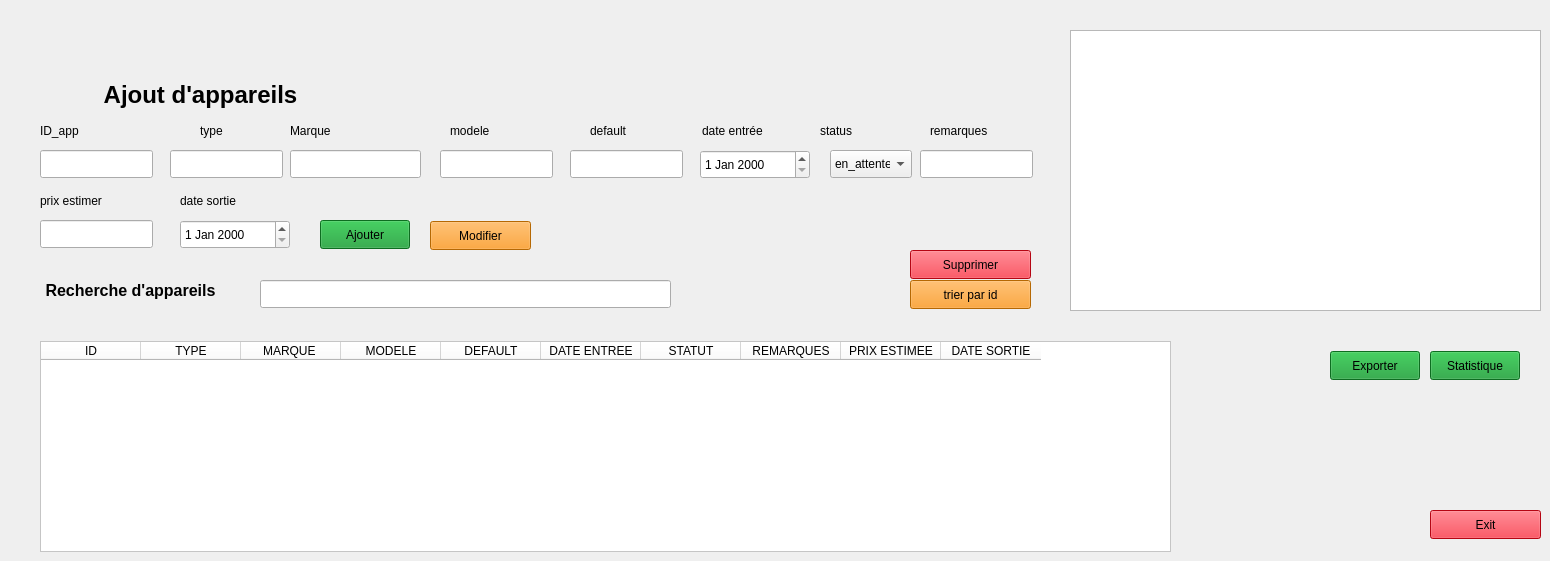
      <widget class="QWidget" name="appareil">
       <widget class="QPushButton" name="pushButton_Supprimer">
        <property name="geometry">
         <rect>
          <x>910</x>
          <y>250</y>
          <width>121</width>
          <height>29</height>
         </rect>
        </property>
        <property name="styleSheet">
         <string notr="true">background-color: rgb(253, 7, 27);</string>
        </property>
        <property name="text">
         <string>Supprimer</string>
        </property>
       </widget>
       <widget class="QLineEdit" name="lineEdit_ID">
        <property name="geometry">
         <rect>
          <x>40</x>
          <y>150</y>
          <width>113</width>
          <height>28</height>
         </rect>
        </property>
        <property name="styleSheet">
         <string notr="true">QLineEdit:focus {
    border: 1px solid #2D89EF;
    background-color: #000000;
}
</string>
        </property>
        <property name="text">
         <string/>
        </property>
       </widget>
       <widget class="QLineEdit" name="rech">
        <property name="geometry">
         <rect>
          <x>260</x>
          <y>280</y>
          <width>411</width>
          <height>28</height>
         </rect>
        </property>
        <property name="styleSheet">
         <string notr="true">QLineEdit:focus {
    border: 1px solid #2D89EF;
    background-color: #000000;
}
</string>
        </property>
        <property name="text">
         <string/>
        </property>
       </widget>
       <widget class="QLabel" name="label_4">
        <property name="geometry">
         <rect>
          <x>450</x>
          <y>121</y>
          <width>63</width>
          <height>20</height>
         </rect>
        </property>
        <property name="text">
         <string>modele</string>
        </property>
       </widget>
       <widget class="QPushButton" name="pushButton_Modifier">
        <property name="geometry">
         <rect>
          <x>430</x>
          <y>221</y>
          <width>101</width>
          <height>29</height>
         </rect>
        </property>
        <property name="styleSheet">
         <string notr="true">background-color: rgb(253, 145, 4);</string>
        </property>
        <property name="text">
         <string>Modifier</string>
        </property>
       </widget>
       <widget class="QPushButton" name="pushButton_4">
        <property name="geometry">
         <rect>
          <x>910</x>
          <y>280</y>
          <width>121</width>
          <height>29</height>
         </rect>
        </property>
        <property name="styleSheet">
         <string notr="true">background-color: rgb(253, 145, 4);</string>
        </property>
        <property name="text">
         <string>trier par id</string>
        </property>
       </widget>
       <widget class="QLabel" name="label_15">
        <property name="geometry">
         <rect>
          <x>40</x>
          <y>191</y>
          <width>91</width>
          <height>20</height>
         </rect>
        </property>
        <property name="text">
         <string>prix estimer</string>
        </property>
       </widget>
       <widget class="QDateEdit" name="dateEdit_Entree">
        <property name="geometry">
         <rect>
          <x>700</x>
          <y>150</y>
          <width>110</width>
          <height>29</height>
         </rect>
        </property>
       </widget>
       <widget class="QGraphicsView" name="widget_stats">
        <property name="geometry">
         <rect>
          <x>1070</x>
          <y>30</y>
          <width>471</width>
          <height>281</height>
         </rect>
        </property>
       </widget>
       <widget class="QComboBox" name="comboBox_Statut">
        <property name="geometry">
         <rect>
          <x>830</x>
          <y>150</y>
          <width>82</width>
          <height>28</height>
         </rect>
        </property>
        <item>
         <property name="text">
          <string>en_attente</string>
         </property>
        </item>
        <item>
         <property name="text">
          <string>en_cours</string>
         </property>
        </item>
        <item>
         <property name="text">
          <string>reparé</string>
         </property>
        </item>
       </widget>
       <widget class="QLabel" name="label_14">
        <property name="geometry">
         <rect>
          <x>180</x>
          <y>191</y>
          <width>91</width>
          <height>20</height>
         </rect>
        </property>
        <property name="text">
         <string>date sortie</string>
        </property>
       </widget>
       <widget class="QLabel" name="label_10">
        <property name="geometry">
         <rect>
          <x>590</x>
          <y>121</y>
          <width>63</width>
          <height>20</height>
         </rect>
        </property>
        <property name="text">
         <string>default</string>
        </property>
       </widget>
       <widget class="QPushButton" name="ShowStats">
        <property name="geometry">
         <rect>
          <x>1430</x>
          <y>351</y>
          <width>90</width>
          <height>29</height>
         </rect>
        </property>
        <property name="styleSheet">
         <string notr="true">background-color: rgb(18, 153, 45);</string>
        </property>
        <property name="text">
         <string>Statistique</string>
        </property>
       </widget>
       <widget class="QLineEdit" name="lineEdit_Type">
        <property name="geometry">
         <rect>
          <x>170</x>
          <y>150</y>
          <width>113</width>
          <height>28</height>
         </rect>
        </property>
        <property name="whatsThis">
         <string>&lt;html&gt;&lt;head/&gt;&lt;body&gt;&lt;p&gt;&lt;br/&gt;&lt;/p&gt;&lt;/body&gt;&lt;/html&gt;</string>
        </property>
        <property name="styleSheet">
         <string notr="true">QLineEdit:focus {
    border: 1px solid #2D89EF;
    background-color: #000000;
}

</string>
        </property>
        <property name="text">
         <string/>
        </property>
       </widget>
       <widget class="QLabel" name="label_11">
        <property name="geometry">
         <rect>
          <x>820</x>
          <y>121</y>
          <width>63</width>
          <height>20</height>
         </rect>
        </property>
        <property name="text">
         <string>status</string>
        </property>
       </widget>
       <widget class="QLabel" name="label">
        <property name="geometry">
         <rect>
          <x>40</x>
          <y>121</y>
          <width>63</width>
          <height>20</height>
         </rect>
        </property>
        <property name="text">
         <string>ID_app</string>
        </property>
       </widget>
       <widget class="QLineEdit" name="lineEdit_Defaut">
        <property name="geometry">
         <rect>
          <x>570</x>
          <y>150</y>
          <width>113</width>
          <height>28</height>
         </rect>
        </property>
        <property name="styleSheet">
         <string notr="true">QLineEdit:focus {
    border: 1px solid #2D89EF;
    background-color: #000000;
}
</string>
        </property>
       </widget>
       <widget class="QPushButton" name="aretour">
        <property name="geometry">
         <rect>
          <x>1430</x>
          <y>510</y>
          <width>111</width>
          <height>29</height>
         </rect>
        </property>
        <property name="styleSheet">
         <string notr="true">background-color: rgb(253, 7, 27);</string>
        </property>
        <property name="text">
         <string>Exit</string>
        </property>
       </widget>
       <widget class="QLabel" name="label_2">
        <property name="geometry">
         <rect>
          <x>200</x>
          <y>121</y>
          <width>63</width>
          <height>20</height>
         </rect>
        </property>
        <property name="text">
         <string>type</string>
        </property>
       </widget>
       <widget class="QLabel" name="label_12">
        <property name="geometry">
         <rect>
          <x>702</x>
          <y>121</y>
          <width>81</width>
          <height>20</height>
         </rect>
        </property>
        <property name="text">
         <string>date entrée</string>
        </property>
       </widget>
       <widget class="QLabel" name="label_9">
        <property name="geometry">
         <rect>
          <x>10</x>
          <y>270</y>
          <width>241</width>
          <height>41</height>
         </rect>
        </property>
        <property name="text">
         <string>&lt;html&gt;&lt;head/&gt;&lt;body&gt;&lt;p align=&quot;center&quot;&gt;&lt;span style=&quot; font-size:12pt; font-weight:700;&quot;&gt;Recherche d'appareils&lt;/span&gt;&lt;/p&gt;&lt;/body&gt;&lt;/html&gt;</string>
        </property>
       </widget>
       <widget class="QLineEdit" name="lineEdit_Modele">
        <property name="geometry">
         <rect>
          <x>440</x>
          <y>150</y>
          <width>113</width>
          <height>28</height>
         </rect>
        </property>
        <property name="styleSheet">
         <string notr="true">QLineEdit:focus {
    border: 1px solid #2D89EF;
    background-color: #000000;
}
</string>
        </property>
       </widget>
       <widget class="QLineEdit" name="lineEdit_Remarques">
        <property name="geometry">
         <rect>
          <x>920</x>
          <y>150</y>
          <width>113</width>
          <height>28</height>
         </rect>
        </property>
        <property name="styleSheet">
         <string notr="true">QLineEdit:focus {
    border: 1px solid #2D89EF;
    background-color: #000000;
}
</string>
        </property>
       </widget>
       <widget class="QLabel" name="label_6">
        <property name="geometry">
         <rect>
          <x>0</x>
          <y>70</y>
          <width>401</width>
          <height>51</height>
         </rect>
        </property>
        <property name="text">
         <string>&lt;html&gt;&lt;head/&gt;&lt;body&gt;&lt;p align=&quot;center&quot;&gt;&lt;span style=&quot; font-size:18pt; font-weight:700;&quot;&gt;Ajout d'appareils&lt;/span&gt;&lt;/p&gt;&lt;/body&gt;&lt;/html&gt;</string>
        </property>
       </widget>
       <widget class="QPushButton" name="pushButton_Ajouter">
        <property name="geometry">
         <rect>
          <x>320</x>
          <y>220</y>
          <width>90</width>
          <height>29</height>
         </rect>
        </property>
        <property name="styleSheet">
         <string notr="true">background-color: rgb(18, 153, 45);</string>
        </property>
        <property name="text">
         <string>Ajouter</string>
        </property>
       </widget>
       <widget class="QDateEdit" name="dateEdit_Estime">
        <property name="geometry">
         <rect>
          <x>180</x>
          <y>220</y>
          <width>110</width>
          <height>29</height>
         </rect>
        </property>
       </widget>
       <widget class="QLabel" name="label_13">
        <property name="geometry">
         <rect>
          <x>930</x>
          <y>121</y>
          <width>71</width>
          <height>20</height>
         </rect>
        </property>
        <property name="text">
         <string>remarques</string>
        </property>
       </widget>
       <widget class="QPushButton" name="ExporterPDF">
        <property name="geometry">
         <rect>
          <x>1330</x>
          <y>351</y>
          <width>90</width>
          <height>29</height>
         </rect>
        </property>
        <property name="styleSheet">
         <string notr="true">background-color: rgb(18, 153, 45);</string>
        </property>
        <property name="text">
         <string>Exporter</string>
        </property>
       </widget>
       <widget class="QTableWidget" name="tablewidget_Appareils">
        <property name="geometry">
         <rect>
          <x>40</x>
          <y>341</y>
          <width>1131</width>
          <height>211</height>
         </rect>
        </property>
        <property name="minimumSize">
         <size>
          <width>1131</width>
          <height>211</height>
         </size>
        </property>
        <property name="styleSheet">
         <string notr="true">background-color: rgb(255, 255, 255);
color: rgb(0, 0, 0);
</string>
        </property>
        <column>
         <property name="text">
          <string>ID</string>
         </property>
         <property name="background">
          <color>
           <red>255</red>
           <green>255</green>
           <blue>255</blue>
          </color>
         </property>
        </column>
        <column>
         <property name="text">
          <string>TYPE</string>
         </property>
         <property name="background">
          <color>
           <red>255</red>
           <green>255</green>
           <blue>255</blue>
          </color>
         </property>
        </column>
        <column>
         <property name="text">
          <string>MARQUE </string>
         </property>
         <property name="background">
          <color>
           <red>255</red>
           <green>255</green>
           <blue>255</blue>
          </color>
         </property>
        </column>
        <column>
         <property name="text">
          <string>MODELE</string>
         </property>
         <property name="background">
          <color>
           <red>255</red>
           <green>255</green>
           <blue>255</blue>
          </color>
         </property>
        </column>
        <column>
         <property name="text">
          <string>DEFAULT</string>
         </property>
         <property name="background">
          <color>
           <red>255</red>
           <green>255</green>
           <blue>255</blue>
          </color>
         </property>
        </column>
        <column>
         <property name="text">
          <string>DATE ENTREE</string>
         </property>
         <property name="background">
          <color>
           <red>255</red>
           <green>255</green>
           <blue>255</blue>
          </color>
         </property>
        </column>
        <column>
         <property name="text">
          <string>STATUT</string>
         </property>
         <property name="background">
          <color>
           <red>255</red>
           <green>255</green>
           <blue>255</blue>
          </color>
         </property>
        </column>
        <column>
         <property name="text">
          <string>REMARQUES</string>
         </property>
         <property name="background">
          <color>
           <red>255</red>
           <green>255</green>
           <blue>255</blue>
          </color>
         </property>
        </column>
        <column>
         <property name="text">
          <string>PRIX ESTIMEE</string>
         </property>
         <property name="background">
          <color>
           <red>255</red>
           <green>255</green>
           <blue>255</blue>
          </color>
         </property>
        </column>
        <column>
         <property name="text">
          <string>DATE SORTIE</string>
         </property>
         <property name="background">
          <color>
           <red>255</red>
           <green>255</green>
           <blue>255</blue>
          </color>
         </property>
        </column>
       </widget>
       <widget class="QLineEdit" name="lineEdit_Prix">
        <property name="geometry">
         <rect>
          <x>40</x>
          <y>220</y>
          <width>113</width>
          <height>28</height>
         </rect>
        </property>
        <property name="styleSheet">
         <string notr="true">QLineEdit:focus {
    border: 1px solid #2D89EF;
    background-color: #000000;
}
</string>
        </property>
       </widget>
       <widget class="QLineEdit" name="lineEdit_Marque">
        <property name="geometry">
         <rect>
          <x>290</x>
          <y>150</y>
          <width>131</width>
          <height>28</height>
         </rect>
        </property>
        <property name="styleSheet">
         <string notr="true">QLineEdit:focus {
    border: 1px solid #2D89EF;
    background-color: #000000;
}

</string>
        </property>
       </widget>
       <widget class="QLabel" name="label_3">
        <property name="geometry">
         <rect>
          <x>290</x>
          <y>121</y>
          <width>141</width>
          <height>20</height>
         </rect>
        </property>
        <property name="text">
         <string>Marque</string>
        </property>
       </widget>
      </widget>
